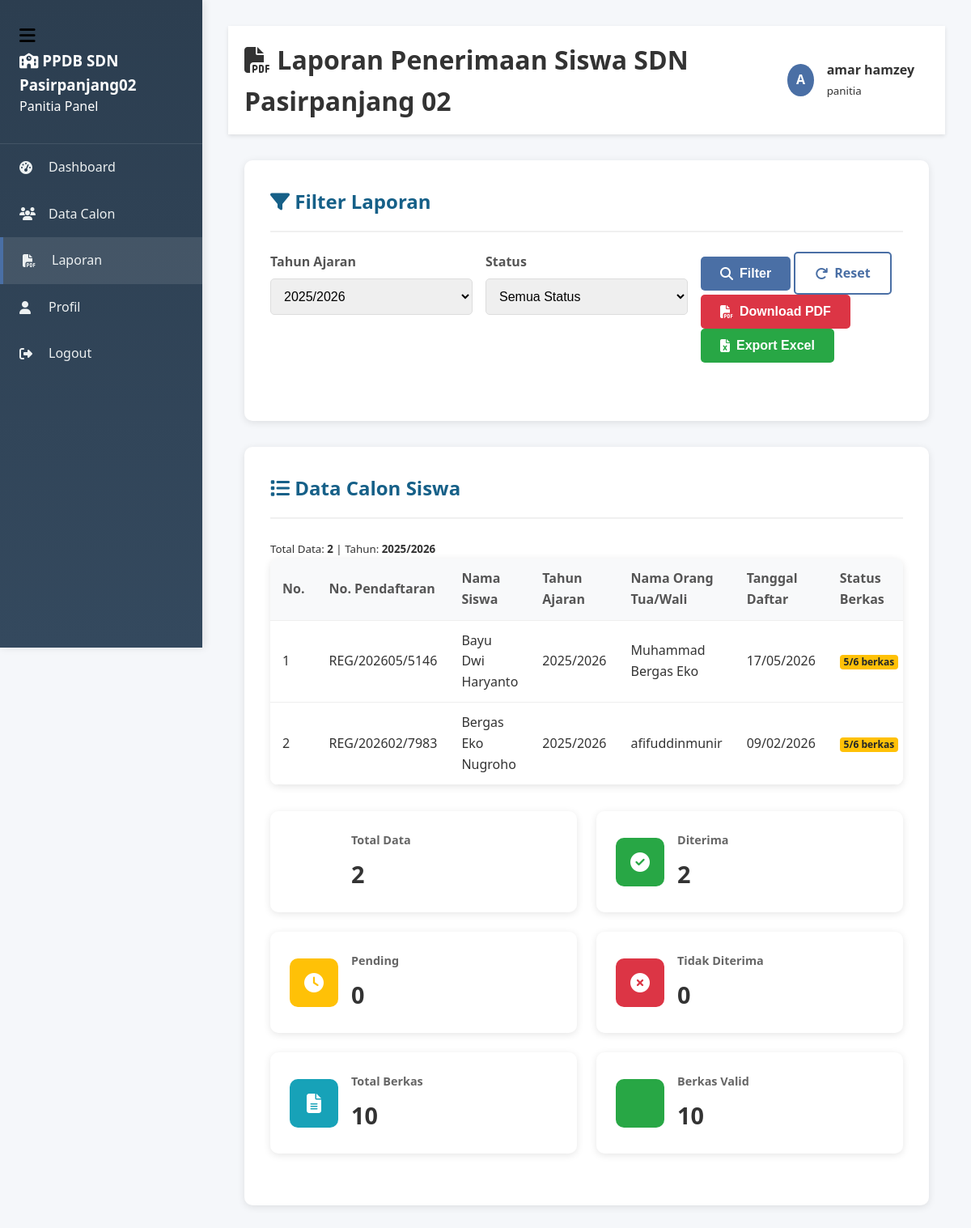
Page /panitia/laporan.php (signed in) on the committed database.
### tables this page shows
CREATE TABLE IF NOT EXISTS `tahun_ajaran` (
  `id` int(11) NOT NULL AUTO_INCREMENT,
  `tahun` varchar(20) NOT NULL,
  `kuota` int(11) DEFAULT 0,
  `status` enum('aktif','nonaktif') DEFAULT 'nonaktif',
  `tanggal_buka` date DEFAULT NULL,
  `tanggal_tutup` date DEFAULT NULL,
  PRIMARY KEY (`id`),
  UNIQUE KEY `tahun` (`tahun`)
);

CREATE TABLE IF NOT EXISTS `calon_siswa` (
  `id` int(11) NOT NULL AUTO_INCREMENT,
  `user_id` int(11) NOT NULL,
  `tahun_ajaran_id` int(11) NOT NULL,
  `nomor_pendaftaran` varchar(20) NOT NULL,
  `nama_siswa` varchar(100) NOT NULL,
  `jenis_kelamin` enum('L','P') DEFAULT NULL,
  `tempat_lahir` varchar(50) DEFAULT NULL,
  `tanggal_lahir` date DEFAULT NULL,
  `agama` enum('Islam','Kristen Protestan','Katolik','Hindu','Buddha','Khonghucu') DEFAULT NULL,
  `kewarganegaraan` enum('WNI','WNA') DEFAULT 'WNI',
  `anak_ke` int(11) DEFAULT NULL,
  `jumlah_saudara` int(11) DEFAULT NULL,
  `golongan_darah` varchar(3) DEFAULT NULL,
  `riwayat_penyakit` text DEFAULT NULL,
  `alamat` text DEFAULT NULL,
  `nama_ayah` varchar(100) DEFAULT NULL,
  `pekerjaan_ayah` varchar(50) DEFAULT NULL,
  `penghasilan_ayah` varchar(50) DEFAULT NULL,
  `hp_ayah` varchar(20) DEFAULT NULL,
  `nama_ibu` varchar(100) DEFAULT NULL,
  `pekerjaan_ibu` varchar(50) DEFAULT NULL,
  `penghasilan_ibu` varchar(50) DEFAULT NULL,
  `hp_ibu` varchar(20) DEFAULT NULL,
  `nama_wali` varchar(100) DEFAULT NULL,
  `hubungan_wali` varchar(50) DEFAULT NULL,
  `hp_wali` varchar(20) DEFAULT NULL,
  `nama_tk_asal` varchar(100) DEFAULT NULL,
  `pindahan_dari` varchar(100) DEFAULT NULL,
  `kelas_pindahan` varchar(50) DEFAULT NULL,
  `status_terima` enum('pending','diterima','tidak_diterima') DEFAULT 'pending',
  `catatan_panitia` text DEFAULT NULL,
  `created_at` timestamp NOT NULL DEFAULT current_timestamp(),
  PRIMARY KEY (`id`),
  UNIQUE KEY `nomor_pendaftaran` (`nomor_pendaftaran`),
  KEY `user_id` (`user_id`),
  KEY `tahun_ajaran_id` (`tahun_ajaran_id`),
  CONSTRAINT `calon_siswa_ibfk_1` FOREIGN KEY (`user_id`) REFERENCES `users` (`id`),
  CONSTRAINT `calon_siswa_ibfk_2` FOREIGN KEY (`tahun_ajaran_id`) REFERENCES `tahun_ajaran` (`id`) ON DELETE CASCADE
);

CREATE TABLE IF NOT EXISTS `users` (
  `id` int(11) NOT NULL AUTO_INCREMENT,
  `nama` varchar(100) DEFAULT NULL,
  `username` varchar(50) NOT NULL,
  `no_hp` varchar(20) DEFAULT NULL,
  `email` varchar(100) DEFAULT NULL,
  `password` varchar(255) NOT NULL,
  `role` enum('admin','panitia','pendaftar') NOT NULL,
  `created_at` timestamp NOT NULL DEFAULT current_timestamp(),
  `reset_token` varchar(100) DEFAULT NULL,
  `reset_expired` datetime DEFAULT NULL,
  PRIMARY KEY (`id`),
  UNIQUE KEY `username` (`username`)
);

### panitia/laporan.php (the view, shortened to what this page needs)
<?php
$db = new Database();
$conn = $db->getConnection();
$sqlTaAktif = "
    SELECT tahun
    FROM tahun_ajaran
    WHERE status = 'aktif'
    LIMIT 1
";
$resultTaAktif = $conn->query($sqlTaAktif);
$taAktif = null;
if ($resultTaAktif && $resultTaAktif->num_rows > 0) {
    $taAktif = $resultTaAktif->fetch_assoc();
}
$filterTahun = $_GET['tahun'] ?? ($taAktif['tahun'] ?? '');
$whereClause = "WHERE 1=1";
if (!empty($filterTahun)) {
    $whereClause .= " AND ta.tahun = '$filterTahun'";
}
$sql = "SELECT cs.*, u.nama as nama_pendaftar, u.email, u.no_hp, ta.tahun,
        (SELECT COUNT(*) FROM berkas WHERE calon_siswa_id = cs.id AND status = 'valid') as berkas_valid,
        (SELECT COUNT(*) FROM berkas WHERE calon_siswa_id = cs.id) as total_berkas
        FROM calon_siswa cs
        JOIN users u ON cs.user_id = u.id
        JOIN tahun_ajaran ta ON cs.tahun_ajaran_id = ta.id
        $whereClause
        ORDER BY cs.created_at DESC";
$result = $conn->query($sql);
$result->data_seek(0);
$stats = ['diterima' => 0, 'pending' => 0, 'tidak_diterima' => 0];
$totalBerkas = 0;
$validBerkas = 0;
while($row = $result->fetch_assoc()) {
    $stats[$row['status_terima']]++;
    $totalBerkas += $row['total_berkas'];
    $validBerkas += $row['berkas_valid'];
}
$result->data_seek(0);
$sqlTahun = "SELECT DISTINCT tahun FROM tahun_ajaran ORDER BY tahun DESC";
$resultTahun = $conn->query($sqlTahun);
?>
<!DOCTYPE html>
<html lang="id">
<head>
    <link rel="stylesheet" href="../assets/css/style.css">
    <link rel="stylesheet" href="https://cdnjs.cloudflare.com/ajax/libs/font-awesome/6.4.0/css/all.min.css">
</head>
<body>
    <?php include '../includes/sidebar.php'; ?>
    <div class="main-content">
        <div class="dashboard-header">
            <div class="container">
                <h1><i class="fas fa-file-pdf"></i> Laporan Penerimaan Siswa SDN Pasirpanjang 02</h1>
                <div class="user-info">
                    <div class="user-avatar">
                        <?php echo strtoupper(substr($_SESSION['nama'], 0, 1)); ?>
                    </div>
                    <div>
                        <strong><?php echo htmlspecialchars($_SESSION['nama']); ?></strong>
                        <small><?php echo htmlspecialchars($_SESSION['role']); ?></small>
                    </div>
                </div>
            </div>
        </div>
        <div class="container">
            <div class="form-section">
                <h2><i class="fas fa-filter"></i> Filter Laporan</h2>
                <form method="GET" class="form-row">
                    <div class="form-group">
                        <label for="tahun">Tahun Ajaran</label>
                        <select id="tahun" name="tahun">
                            <?php while($row = $resultTahun->fetch_assoc()): ?>
                            <option value="<?php echo htmlspecialchars($row['tahun']); ?>"
                                <?php echo $filterTahun == $row['tahun'] ? 'selected' : ''; ?>>
                                <?php echo htmlspecialchars($row['tahun']); ?>
                            </option>
                            <?php endwhile; ?>
                        </select>
                    </div>
                    <div class="form-group">
                        <label for="status">Status</label>
                        <select id="status" name="status">
                            <option value="">Semua Status</option>
                        </select>
                    </div>
                    <div class="form-group">
                        <button type="submit" class="btn-primary">
                            <i class="fas fa-search"></i> Filter
                        </button>
                        <a href="laporan.php" class="btn-secondary">
                            <i class="fas fa-redo"></i> Reset
                        </a>
                        <button type="button" onclick="exportToPDF()" class="btn-danger">
                            <i class="fas fa-file-pdf"></i> Download PDF
                        </button>
                        <button type="button" onclick="exportToExcel()" class="btn-success">
                            <i class="fas fa-file-excel"></i> Export Excel
                        </button>
                    </div>
                </form>
            </div>
            <div class="form-section" id="reportContent">
                <div class="section-header">
                    <h2><i class="fas fa-list"></i> Data Calon Siswa</h2>
                    <div class="report-info">
                        <small>
                            Total Data: <strong><?php echo $result->num_rows; ?></strong>
                            <?php if($filterTahun): ?> | Tahun: <strong><?php echo htmlspecialchars($filterTahun); ?></strong><?php endif; ?>
                        </small>
                    </div>
                </div>
                <?php if($result->num_rows > 0): ?>
                <div class="table-container table-responsive">
                    <table class="table" id="reportTable">
                        <thead>
                            <tr>
                                <th>No.</th>
                                <th>No. Pendaftaran</th>
                                <th>Nama Siswa</th>
                                <th>Tahun Ajaran</th>
                                <th>Nama Orang Tua/Wali</th>
                                <th>Tanggal Daftar</th>
                                <th>Status Berkas</th>
                            </tr>
                        </thead>
                        <tbody>
                            <?php
                            $no = 1;
                            $result->data_seek(0);
                            while($row = $result->fetch_assoc()):
                            ?>
                            <tr>
                                <td><?php echo $no++; ?></td>
                                <td><?php echo htmlspecialchars($row['nomor_pendaftaran']); ?></td>
                                <td><?php echo htmlspecialchars($row['nama_siswa']); ?></td>
                                <td><?php echo htmlspecialchars($row['tahun']); ?></td>
                                <td><?php echo htmlspecialchars($row['nama_pendaftar']); ?></td>
                                <td><?php echo date('d/m/Y', strtotime($row['created_at'])); ?></td>
                                <td>
                                    <?php
                                    if ($row['total_berkas'] >= 6) {
                                        echo '<span class="badge badge-success">Lengkap (' . $row['berkas_valid'] . '/' . $row['total_berkas'] . ' valid)</span>';
                                    } elseif ($row['total_berkas'] > 0) {
                                        echo '<span class="badge badge-warning">' . $row['total_berkas'] . '/6 berkas</span>';
                                    } else {
                                        echo '<span class="badge badge-danger">Tidak ada berkas</span>';
                                    }
                                    ?>
                                </td>
                            </tr>
                            <?php endwhile; ?>
                        </tbody>
                    </table>
                </div>
                <div class="stats-grid" style="margin-top: 2rem;">
                    <div class="stat-card">
                        <div class="stat-icon primary">
                            <i class="fas fa-users"></i>
                        </div>
                        <div class="stat-info">
                            <h3>Total Data</h3>
                            <div class="number"><?php echo $result->num_rows; ?></div>
                        </div>
                    </div>
                    <div class="stat-card">
                        <div class="stat-icon success">
                            <i class="fas fa-check-circle"></i>
                        </div>
                        <div class="stat-info">
                            <h3>Diterima</h3>
                            <div class="number"><?php echo $stats['diterima']; ?></div>
                        </div>
                    </div>
                    <div class="stat-card">
                        <div class="stat-icon warning">
                            <i class="fas fa-clock"></i>
                        </div>
                        <div class="stat-info">
                            <h3>Pending</h3>
                            <div class="number"><?php echo $stats['pending']; ?></div>
                        </div>
                    </div>
                    <div class="stat-card">
                        <div class="stat-icon danger">
                            <i class="fas fa-times-circle"></i>
                        </div>
                        <div class="stat-info">
                            <h3>Tidak Diterima</h3>
                            <div class="number"><?php echo $stats['tidak_diterima']; ?></div>
                        </div>
                    </div>
                    <div class="stat-card">
                        <div class="stat-icon info">
                            <i class="fas fa-file-alt"></i>
                        </div>
                        <div class="stat-info">
                            <h3>Total Berkas</h3>
                            <div class="number"><?php echo $totalBerkas; ?></div>
                        </div>
                    </div>
                    <div class="stat-card">
                        <div class="stat-icon success">
                        </div>
                        <div class="stat-info">
                            <h3>Berkas Valid</h3>
                            <div class="number"><?php echo $validBerkas; ?></div>
                        </div>
                    </div>
                </div>
                <?php endif; ?>
            </div>
        </div>
    </div>
</body>
</html>

### assets/css/style.css (style rules this page uses)
* { margin: 0; padding: 0; box-sizing: border-box; }
body { font-family: 'Segoe UI', Tahoma, Geneva, Verdana, sans-serif; line-height: 1.6; color: #333; background-color: #f5f7fa; }
.container { max-width: 1200px; margin: 0 auto; padding: 0 20px; }
.btn-primary, .btn-secondary, .btn-success, .btn-danger { padding: 0.75rem 1.5rem; border: none; border-radius: 5px; font-size: 1rem; font-weight: 600; cursor: pointer; transition: all 0.3s ease; text-decoration: none; display: inline-flex; align-items: center; justify-content: center; gap: 0.5rem; }
.btn-primary { background: #4a6fa5; color: white; }
.btn-secondary { background: transparent; color: #4a6fa5; border: 2px solid #4a6fa5; }
.btn-success { background: #28a745; color: white; }
.btn-danger { background: #dc3545; color: white; }
.form-group { margin-bottom: 1.5rem; }
.form-group label { display: block; margin-bottom: 0.5rem; font-weight: 600; color: #555; }
.form-group input, .form-group select, .form-group textarea { width: 100%; padding: 0.75rem; border: 1px solid #ddd; border-radius: 5px; font-size: 1rem; transition: border-color 0.3s; }
.dashboard-header { background: white; padding: 1rem 0; margin-bottom: 2rem; box-shadow: 0 2px 5px rgba(0,0,0,0.1); }
.dashboard-header .container { display: flex; justify-content: space-between; align-items: center; }
.user-info { display: flex; align-items: center; gap: 1rem; }
.user-avatar { width: 40px; height: 40px; background: #4a6fa5; color: white; border-radius: 50%; display: flex; align-items: center; justify-content: center; font-weight: bold; }
.main-content { margin-left: 250px; padding: 2rem; }
.stats-grid { display: grid; grid-template-columns: repeat(auto-fit, minmax(250px, 1fr)); gap: 1.5rem; margin-bottom: 2rem; }
.stat-card { background: white; border-radius: 10px; padding: 1.5rem; box-shadow: 0 2px 10px rgba(0,0,0,0.1); display: flex; align-items: center; gap: 1rem; }
.stat-icon { width: 60px; height: 60px; border-radius: 10px; display: flex; align-items: center; justify-content: center; font-size: 1.5rem; color: white; }
.stat-icon.success { background: #28a745; }
.stat-icon.warning { background: #ffc107; }
.stat-icon.danger { background: #dc3545; }
.stat-icon.info { background: #17a2b8; }
.stat-info h3 { font-size: 0.9rem; color: #666; margin-bottom: 0.5rem; }
.stat-info .number { font-size: 1.8rem; font-weight: bold; color: #333; }
.table-container { background: white; border-radius: 10px; overflow: hidden; box-shadow: 0 2px 10px rgba(0,0,0,0.1); }
.table { width: 100%; border-collapse: collapse; }
.table th, .table td { padding: 1rem; text-align: left; border-bottom: 1px solid #eee; }
.table th { background: #f8f9fa; font-weight: 600; color: #555; }
.form-section { background: white; border-radius: 10px; padding: 2rem; box-shadow: 0 2px 10px rgba(0,0,0,0.1); margin-bottom: 2rem; }
.form-section h2 { color: #166088; margin-bottom: 1.5rem; padding-bottom: 1rem; border-bottom: 2px solid #f0f0f0; }
.form-row { display: grid; grid-template-columns: repeat(auto-fit, minmax(250px, 1fr)); gap: 1rem; margin-bottom: 1rem; }
.table-responsive { overflow-x: auto; -webkit-overflow-scrolling: touch; }
.table-responsive table { min-width: 800px; }
.badge { display: inline-block; padding: 0.25em 0.4em; font-size: 75%; font-weight: 700; line-height: 1; text-align: center; white-space: nowrap; vertical-align: baseline; border-radius: 0.25rem; }
.badge-warning { color: #212529; background-color: #ffc107; }
.table-container { width: 100%; overflow-x: auto; }
.table th, .table td { padding: 12px 15px; text-align: left; vertical-align: middle; }

### includes/sidebar.php (style rules this page uses)
.main-content { margin-left: 250px; transition: margin-left .3s ease; }

### rows in the picture
tahun_ajaran: tahun "2025/2026"
calon_siswa: tahun_ajaran "2", nomor_pendaftaran "REG/202605/5146", nama_siswa "Bayu Dwi Haryanto", tahun_ajaran.tahun "2025/2026", user.nama "Muhammad Bergas Eko", created_at "17/05/2026", total_berkas "5", jumlah_saudara "0"
calon_siswa: nomor_pendaftaran "REG/202602/7983", nama_siswa "Bergas Eko Nugroho", tahun_ajaran.tahun "2025/2026", user.nama "afifuddinmunir", created_at "09/02/2026", total_berkas "5"

### other values in the picture
$role "Panitia"
$item['label'] "Dashboard"
$item['label'] "Data Calon"
$item['label'] "Laporan"
$item['label'] "Profil"
$item['label'] "Logout"
substr($_SESSION['nama'], 0, 1) "A"
$_SESSION['nama'] "amar hamzey"
$_SESSION['role'] "panitia"
$totalBerkas "10"
$validBerkas "10"
